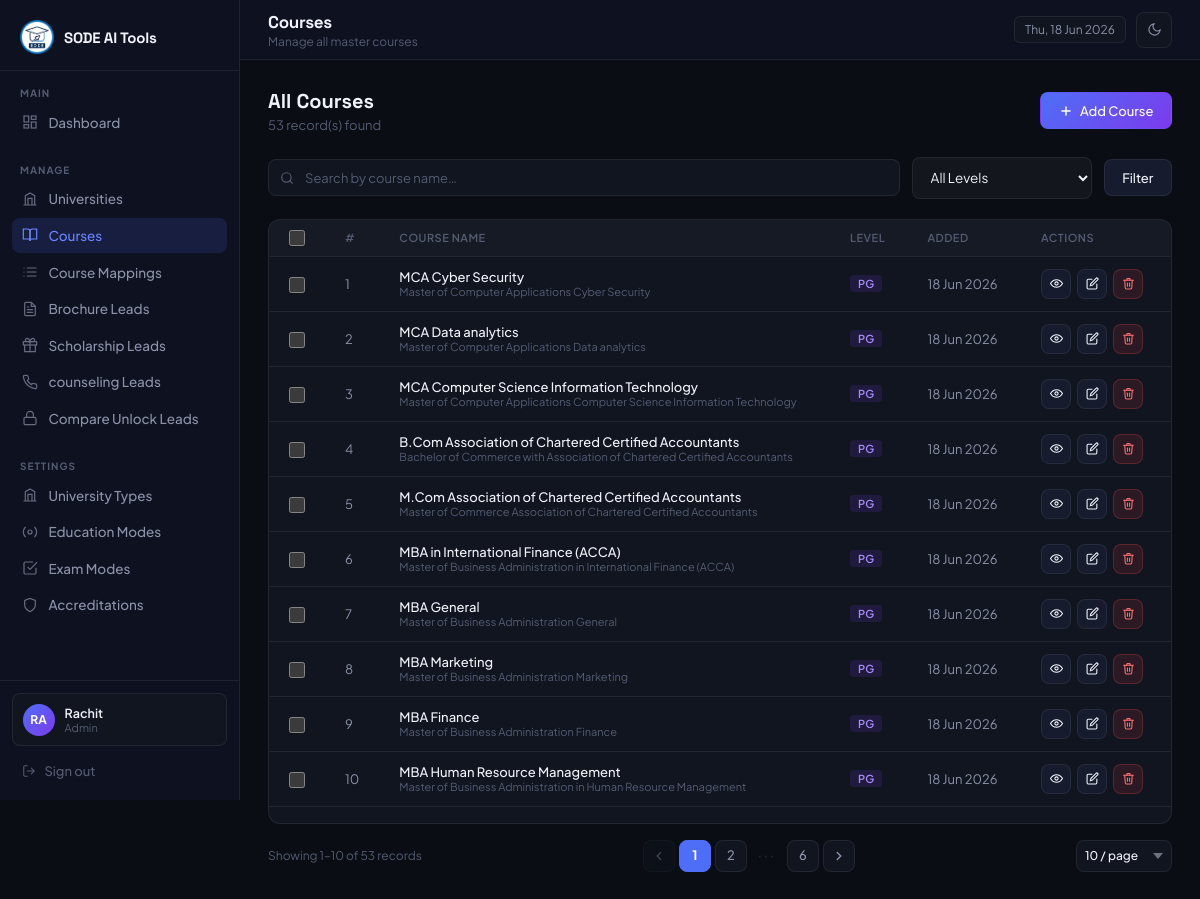
The app's page /admin/courses/index.php (signed in) with its own data.
### tables this page shows
CREATE TABLE `courses` (
  `id` int(10) UNSIGNED NOT NULL,
  `name` varchar(255) NOT NULL,
  `display_name` varchar(255) DEFAULT NULL,
  `slug` varchar(255) DEFAULT NULL,
  `course_level` enum('UG','PG') NOT NULL,
  `is_active` tinyint(1) NOT NULL DEFAULT 1,
  `created_at` timestamp NOT NULL DEFAULT current_timestamp(),
  `updated_at` timestamp NOT NULL DEFAULT current_timestamp() ON UPDATE current_timestamp()
);

### includes/helpers.php (called while the page is built, shortened)
<?php
function get_display_name(string $name, ?string $display_name): string {
    return (!empty($display_name)) ? $display_name : $name;
}
function e(mixed $val): string {
    return htmlspecialchars((string)$val, ENT_QUOTES, 'UTF-8');
}

### admin/courses/index.php (the view, shortened to what this page needs)
<?php
require_once '../../includes/db.php';
require_once '../../includes/helpers.php';
$search = trim($_GET['search'] ?? '');
$where = ["is_active = 1"];
$params = [];
$sql = "SELECT id, name, display_name, course_level, created_at
        FROM courses
        WHERE " . implode(' AND ', $where) . "
        ORDER BY created_at DESC";
$stmt = $pdo->prepare($sql);
$stmt->execute($params);
$courses = $stmt->fetchAll();
?>
<!DOCTYPE html>
<html lang="en">
<head>
</head>
<body>
  <?php require_once __DIR__ . '/../includes/sidebar.php'; ?>
  <main class="main">
    <?php require_once __DIR__ . '/../includes/topbar.php'; ?>
    <div class="content">
      <div class="page-header">
        <div>
          <h3>All Courses</h3>
          <p><?= count($courses) ?> record(s) found</p>
        </div>
        <a href="add.php" class="btn btn-primary">
          <svg width="14" height="14" viewBox="0 0 24 24" fill="none" stroke="currentColor" stroke-width="2.5"
            stroke-linecap="round">
            <line x1="12" y1="5" x2="12" y2="19" />
            <line x1="5" y1="12" x2="19" y2="12" />
          </svg>
          Add Course
        </a>
      </div>
      <div class="search-bar">
        <form method="GET" style="display:contents;">
          <div class="search-input-wrap">
            <input type="text" name="search" placeholder="Search by course name…" value="<?= e($search) ?>">
          </div>
          <select name="level" class="form-control" style="width:auto;min-width:160px;">
            <option value="">All Levels</option>
          </select>
          <button type="submit" class="btn btn-secondary">Filter</button>
        </form>
      </div>
      <div class="panel">
        <div class="table-responsive">
          <table data-paginate>
          <thead>
            <tr>
              <th style="width:40px;"><input type="checkbox" class="bulk-cb" id="bulkSelectAll" title="Select All"></th>
              <th style="width:50px;">#</th>
              <th>Course Name</th>
              <th>Level</th>
              <th>Added</th>
              <th style="width:150px;">Actions</th>
            </tr>
          </thead>
          <tbody>
            <?php if ($courses): ?>
              <?php foreach ($courses as $i => $c): ?>
                <tr>
                  <td><input type="checkbox" class="bulk-cb bulk-row-cb" value="<?= $c['id'] ?>"></td>
                  <td data-label="#"> <?= $i + 1 ?> </td>
                  <td data-label="Course Name">
                    <div>
                      <div class="cell-name"><?= e(get_display_name($c['name'], $c['display_name'])) ?></div>
                      <?php if ($c['display_name'] && $c['display_name'] !== $c['name']): ?>
                        <div style="font-size:11px;color:var(--text-s);"><?= e($c['name']) ?></div>
                      <?php endif; ?>
                    </div>
                  </td>
                  <td data-label="Level">
                    <?php if ($c['course_level']): ?>
                      <span class="badge" style="background:rgba(<?= $c['course_level'] === 'UG' ? '79,110,247' : '124,58,237' ?>,0.15);color:<?= $c['course_level'] === 'UG' ? '#818cf8' : '#a78bfa' ?>;">
                        <?= e($c['course_level']) ?>
                      </span>
                    <?php else: ?>
                      —
                    <?php endif; ?>
                  </td>
                    <td data-label="Added On"><?= date('d M Y', strtotime($c['created_at'])) ?></td>
                  <td data-label="Actions">
                    <div class="action-col">
                      <a href="view.php?id=<?= $c['id'] ?>" class="btn btn-secondary btn-sm btn-icon" title="View Details">
                        <svg width="13" height="13" viewBox="0 0 24 24" fill="none" stroke="currentColor" stroke-width="2" stroke-linecap="round"><path d="M1 12s4-7 11-7 11 7 11 7-4 7-11 7S1 12 1 12z" /><circle cx="12" cy="12" r="3" /></svg>
                      </a>
                      <a href="edit.php?id=<?= $c['id'] ?>" class="btn btn-secondary btn-sm btn-icon" title="Edit">
                        <svg width="13" height="13" viewBox="0 0 24 24" fill="none" stroke="currentColor" stroke-width="2" stroke-linecap="round"><path d="M11 4H4a2 2 0 0 0-2 2v14a2 2 0 0 0 2 2h14a2 2 0 0 0 2-2v-7" /><path d="M18.5 2.5a2.121 2.121 0 0 1 3 3L12 15l-4 1 1-4 9.5-9.5z" /></svg>
                      </a>
                      <form method="POST" style="display:inline;">
                        <button type="submit" class="btn btn-danger btn-sm btn-icon" title="Delete" data-confirm="Delete '<?= e($c['name']) ?>'? This cannot be undone.">
                          <svg width="13" height="13" viewBox="0 0 24 24" fill="none" stroke="currentColor" stroke-width="2" stroke-linecap="round"><polyline points="3 6 5 6 21 6" /><path d="M19 6l-1 14a2 2 0 0 1-2 2H8a2 2 0 0 1-2-2L5 6" /><path d="M10 11v6M14 11v6" /><path d="M9 6V4a1 1 0 0 1 1-1h4a1 1 0 0 1 1 1v2" /></svg>
                        </button>
                      </form>
                    </div>
                  </td>
                </tr>
              <?php endforeach; ?>
            <?php endif; ?>
          </tbody>
        </table>
        </div>
      </div>
      <div class="pagination-wrap" id="paginationWrap" data-perpage="10">
        <span class="pagination-info" id="paginationInfo"></span>
        <div class="pagination-controls" id="paginationControls"></div>
        <div class="pg-perpage-wrap">
          <select class="pg-perpage-select" id="pgPerPage">
            <option value="10">10 / page</option>
          </select>
        </div>
      </div>
    </div>
  </main>
</body>
</html>

### records on screen
courses: display_name "MCA Cyber Security", name "Master of Computer Applications Cyber Security", course_level "PG", created_at "18 Jun 2026"
courses: display_name "MCA Data analytics", name "Master of Computer Applications Data analytics", course_level "PG", created_at "18 Jun 2026"
courses: display_name "MCA Computer Science Information Technology", name "Master of Computer Applications Computer Science Information Technology", course_level "PG", created_at "18 Jun 2026"
courses: display_name "B.Com Association of Chartered Certified Accountants", name "Bachelor of Commerce with Association of Chartered Certified Accountants", course_level "PG", created_at "18 Jun 2026"
courses: display_name "M.Com Association of Chartered Certified Accountants", name "Master of Commerce Association of Chartered Certified Accountants", course_level "PG", created_at "18 Jun 2026"
courses: display_name "MBA in International Finance (ACCA)", name "Master of Business Administration in International Finance (ACCA)", course_level "PG", created_at "18 Jun 2026"
courses: display_name "MBA General", name "Master of Business Administration General", course_level "PG", created_at "18 Jun 2026"
courses: display_name "MBA Marketing", name "Master of Business Administration Marketing", course_level "PG", created_at "18 Jun 2026"
courses: display_name "MBA Finance", name "Master of Business Administration Finance", course_level "PG", created_at "18 Jun 2026"
courses: display_name "MBA Human Resource Management", name "Master of Business Administration in Human Resource Management", course_level "PG", created_at "18 Jun 2026"

### other values on screen
substr($_SESSION['admin_name'], 0, 2) "RA"
$_SESSION['admin_name'] "Rachit"
$_SESSION['admin_role'] "Admin"
$page_title "Courses"
$page_subtitle "Manage all master courses"
